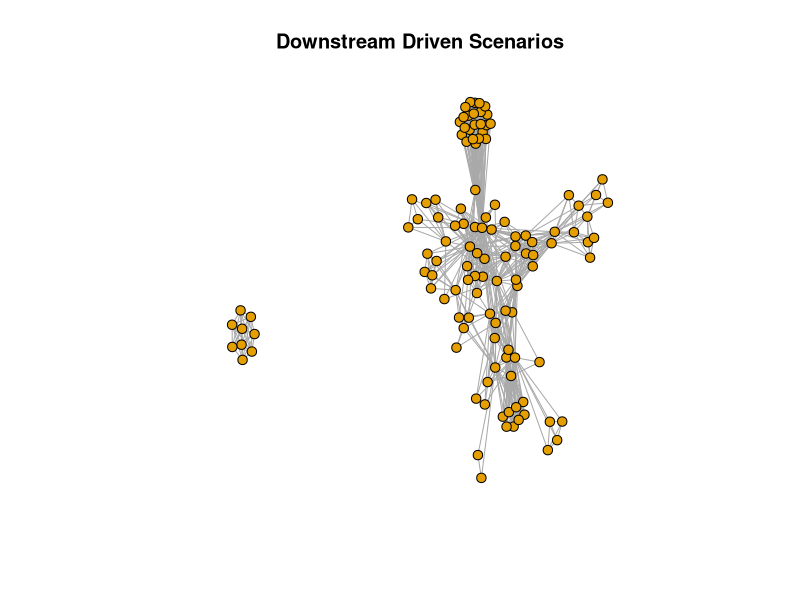
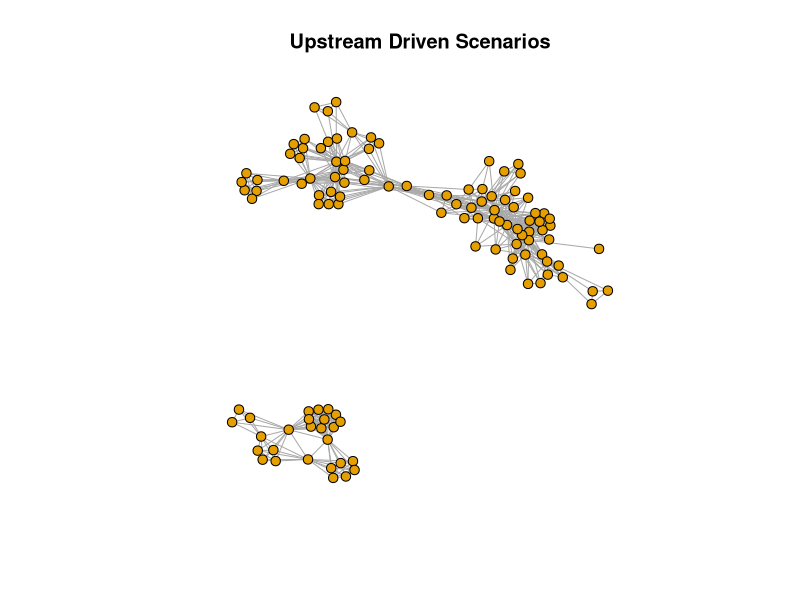
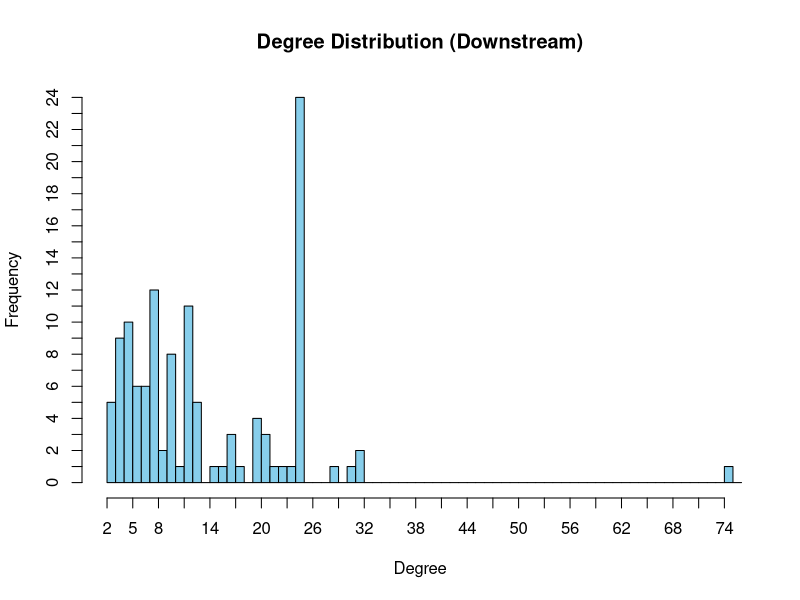
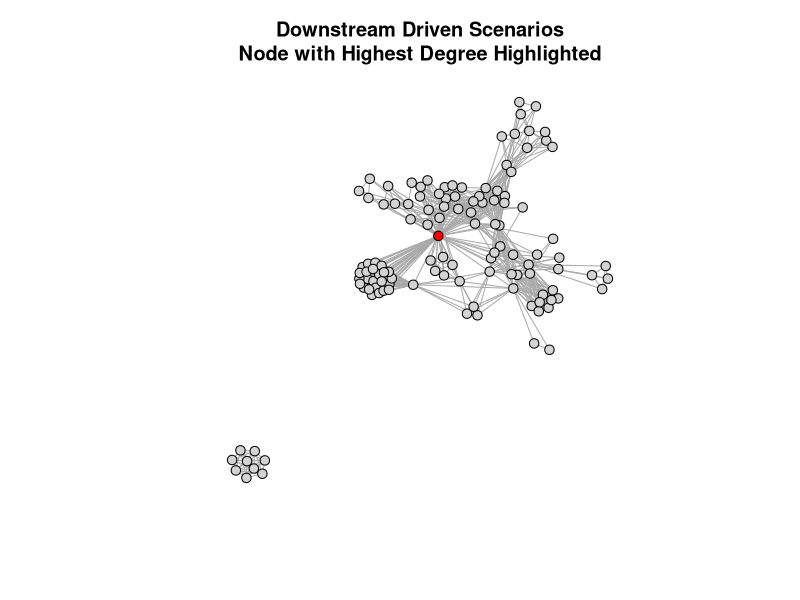
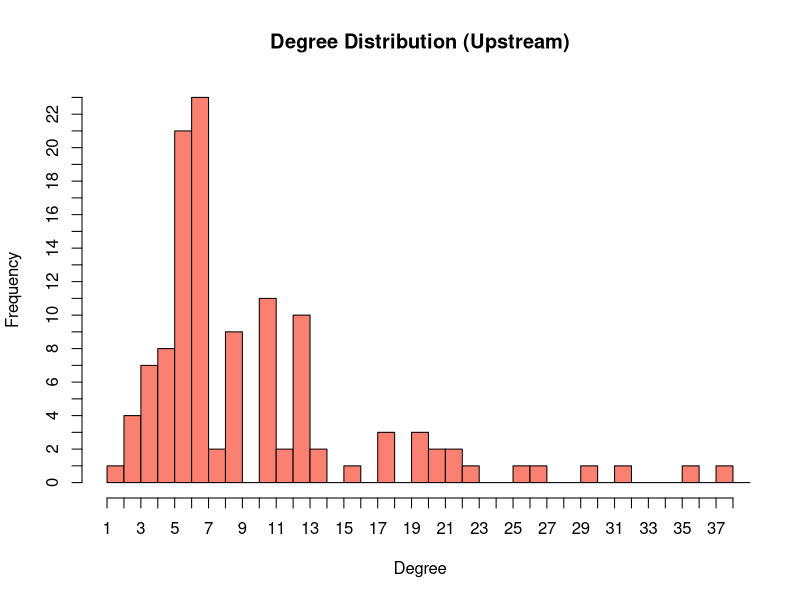

Write the R code that produced these figures, in order.
library(igraph)
#install.packages("rstudioapi")
library(rstudioapi)

# To set current directory as working directory:
setwd(dirname(rstudioapi::getActiveDocumentContext()$path))
getwd()
list.files()

# --- Downstream Driven Scenarios Graph ---

# Read the CSV file
df_ds <- read.csv("../data/downstream_driven.csv", stringsAsFactors = FALSE)

# Get unique usernames (nodes = developers)
nodes_ds <- unique(df_ds$username)

# Create edges with weights based on shared scenarios
# edge_weights will store the weight for each pair
edge_weights <- list()

scenarios <- unique(df_ds$scenario)

for (scenario in scenarios) {
  # Get all rows for this scenario
  scenario_data <- df_ds[df_ds$scenario == scenario, ]
  
  # Calculate involvement for each developer in this scenario
  # (sum of max_inv across all projects they appear in for this scenario)
  dev_involvement <- aggregate(max_inv ~ username, data = scenario_data, FUN = sum)
  
  # Get developers in this scenario
  devs <- unique(scenario_data$username)
  
  # Create edges between all pairs of developers in this scenario
  if (length(devs) > 1) {
    pairs <- combn(devs, 2)
    for (i in 1:ncol(pairs)) {
      dev1 <- pairs[1, i]
      dev2 <- pairs[2, i]
      
      # Get involvement values for both developers
      inv1 <- dev_involvement$max_inv[dev_involvement$username == dev1]
      inv2 <- dev_involvement$max_inv[dev_involvement$username == dev2]
      
      # Calculate scenario weight as average of their involvements
      scenario_weight <- mean(c(inv1, inv2))
      
      # Create edge key (sorted to avoid duplicates)
      edge_key <- paste(sort(c(dev1, dev2)), collapse = "_")
      
      # Add to cumulative weight
      if (is.null(edge_weights[[edge_key]])) {
        edge_weights[[edge_key]] <- scenario_weight
      } else {
        edge_weights[[edge_key]] <- edge_weights[[edge_key]] + scenario_weight
      }
    }
  }
}

# Convert edge_weights list to edge_list dataframe
edge_list <- data.frame(
  from = character(),
  to = character(),
  weight = numeric(),
  stringsAsFactors = FALSE
)

for (edge_key in names(edge_weights)) {
  devs <- strsplit(edge_key, "_")[[1]]
  edge_list <- rbind(edge_list, data.frame(
    from = devs[1],
    to = devs[2],
    weight = edge_weights[[edge_key]],
    stringsAsFactors = FALSE
  ))
}

# Create the graph
g_ds <- graph_from_data_frame(d = edge_list, vertices = nodes_ds, directed = FALSE)

# Add inverse weight as edge attribute (for distance-based metrics)
E(g_ds)$inv_weight <- 1 / E(g_ds)$weight

cat("\n--- Downstream Driven Graph Metrics ---\n")
# Print graph summary
print(paste("Number of nodes (downstream):", vcount(g_ds)))
print(paste("Number of edges (downstream):", ecount(g_ds)))
print(paste("Edge weight range (downstream):", min(E(g_ds)$weight), "to", max(E(g_ds)$weight)))
#print(g)


# Plot the graph
plot(g_ds, vertex.size=5, vertex.label=NA, edge.arrow.size=0.4, layout = layout_nicely(g_ds), main = "Downstream Driven Scenarios")

# --- Downstream Graph Metrics ---
# 1. Number of connected components
num_components_ds <- components(g_ds)$no
cat("Number of connected components:", num_components_ds, "\n")
# 2. Giant component size
giant_component_size_ds <- max(components(g_ds)$csize)
cat("Giant component size:", giant_component_size_ds, "\n")
# 3. Graph density
density_ds <- edge_density(g_ds)
cat("Graph density:", density_ds, "\n")
# 4. Average weighted degree
avg_weighted_degree_ds <- mean(strength(g_ds, weights=E(g_ds)$weight))
cat("Average weighted degree:", avg_weighted_degree_ds, "\n")

# --- Upstream Driven Scenarios Graph ---
# Read the upstream CSV file
df_up <- read.csv("../data/upstream_driven.csv", stringsAsFactors = FALSE)

# Get unique usernames (nodes = developers)
nodes_up <- unique(df_up$username)

# Create edges with weights based on shared scenarios
edge_weights_up <- list()

scenarios_up <- unique(df_up$scenario)

for (scenario in scenarios_up) {
  # Get all rows for this scenario
  scenario_data <- df_up[df_up$scenario == scenario, ]
  
  # Calculate involvement for each developer in this scenario
  dev_involvement <- aggregate(max_inv ~ username, data = scenario_data, FUN = sum)
  
  # Get developers in this scenario
  devs_up <- unique(scenario_data$username)
  
  # Create edges between all pairs of developers in this scenario
  if (length(devs_up) > 1) {
    pairs_up <- combn(devs_up, 2)
    for (i in 1:ncol(pairs_up)) {
      dev1 <- pairs_up[1, i]
      dev2 <- pairs_up[2, i]
      
      # Get involvement values for both developers
      inv1 <- dev_involvement$max_inv[dev_involvement$username == dev1]
      inv2 <- dev_involvement$max_inv[dev_involvement$username == dev2]
      
      # Calculate scenario weight as average of their involvements
      scenario_weight <- mean(c(inv1, inv2))
      
      # Create edge key (sorted to avoid duplicates)
      edge_key <- paste(sort(c(dev1, dev2)), collapse = "_")
      
      # Add to cumulative weight
      if (is.null(edge_weights_up[[edge_key]])) {
        edge_weights_up[[edge_key]] <- scenario_weight
      } else {
        edge_weights_up[[edge_key]] <- edge_weights_up[[edge_key]] + scenario_weight
      }
    }
  }
}

# Convert edge_weights list to edge_list dataframe
edge_list_up <- data.frame(
  from = character(),
  to = character(),
  weight = numeric(),
  stringsAsFactors = FALSE
)

for (edge_key in names(edge_weights_up)) {
  devs <- strsplit(edge_key, "_")[[1]]
  edge_list_up <- rbind(edge_list_up, data.frame(
    from = devs[1],
    to = devs[2],
    weight = edge_weights_up[[edge_key]],
    stringsAsFactors = FALSE
  ))
}

# Create the graph
g_up <- graph_from_data_frame(d = edge_list_up, vertices = nodes_up, directed = FALSE)

# Add inverse weight as edge attribute (for distance-based metrics)
E(g_up)$inv_weight <- 1 / E(g_up)$weight

cat("\n--- Upstream Driven Graph Metrics ---\n")
# Print graph summary
print(paste("Number of nodes (upstream):", vcount(g_up)))
print(paste("Number of edges (upstream):", ecount(g_up)))
print(paste("Edge weight range (upstream):", min(E(g_up)$weight), "to", max(E(g_up)$weight)))


# Plot the graph
plot(g_up, vertex.size=5, vertex.label=NA, edge.arrow.size=0.4, layout = layout_nicely(g_up), main = "Upstream Driven Scenarios")

# --- Upstream Graph Metrics ---
# 1. Number of connected components
num_components_up <- components(g_up)$no
cat("Number of connected components:", num_components_up, "\n")
# 2. Giant component size
giant_component_size_up <- max(components(g_up)$csize)
cat("Giant component size:", giant_component_size_up, "\n")
# 3. Graph density
density_up <- edge_density(g_up)
cat("Graph density:", density_up, "\n")
# 4. Average weighted degree
avg_weighted_degree_up <- mean(strength(g_up, weights=E(g_up)$weight))
cat("Average weighted degree:", avg_weighted_degree_up, "\n")

# --- Degree Distribution (Unweighted) ---
# Downstream Driven Graph
deg_ds <- degree(g_ds, mode = "all")
hist_ds <- hist(deg_ds, breaks = seq(min(deg_ds), max(deg_ds)+1, by=1),
               main = "Degree Distribution (Downstream)",
               xlab = "Degree", ylab = "Frequency", col = "skyblue",
               xaxt = "n", yaxt = "n", xlim = c(min(deg_ds), max(deg_ds)), ylim = c(0, max(tabulate(deg_ds+1))))
# Custom x and y axes with more ticks
axis(1, at = seq(min(deg_ds), max(deg_ds), by = max(1, floor((max(deg_ds)-min(deg_ds))/20))))
axis(2, at = seq(0, max(hist_ds$counts), by = max(1, floor(max(hist_ds$counts)/20))))

# --- Visualize Node with Highest Degree (Downstream) ---
max_deg_ds <- max(deg_ds)
node_max_deg_ds <- names(deg_ds)[which(deg_ds == max_deg_ds)]
cat("\nNode with highest degree (downstream):", node_max_deg_ds, "with degree", max_deg_ds, "\n")

# Highlight this node in the downstream-driven graph
vertex_colors <- rep("lightgray", vcount(g_ds))
vertex_colors[which(V(g_ds)$name == node_max_deg_ds)] <- "red"
plot(g_ds, vertex.size=5, vertex.label=NA, edge.arrow.size=0.4,
  layout = layout_nicely(g_ds), main = paste("Downstream Driven Scenarios\nNode with Highest Degree Highlighted"),
  vertex.color = vertex_colors)

# Upstream Driven Graph
deg_up <- degree(g_up, mode = "all")
hist_up <- hist(deg_up, breaks = seq(min(deg_up), max(deg_up)+1, by=1),
               main = "Degree Distribution (Upstream)",
               xlab = "Degree", ylab = "Frequency", col = "salmon",
               xaxt = "n", yaxt = "n", xlim = c(min(deg_up), max(deg_up)), ylim = c(0, max(tabulate(deg_up+1))))
# Custom x and y axes with more ticks
axis(1, at = seq(min(deg_up), max(deg_up), by = max(1, floor((max(deg_up)-min(deg_up))/20))))
axis(2, at = seq(0, max(hist_up$counts), by = max(1, floor(max(hist_up$counts)/20))))

# --- Average Path Length (using inverse weights as distances) ---
if (is_connected(g_ds)) {
  avg_path_length_ds <- mean_distance(g_ds, weights = E(g_ds)$inv_weight)
  cat("\nAverage path length (downstream, inv_weight):", avg_path_length_ds, "\n")
} else {
  cat("\nDownstream graph is not connected; computing average path length for the largest component.\n")
  comp_ds <- components(g_ds)
  giant_ds <- induced_subgraph(g_ds, which(comp_ds$membership == which.max(comp_ds$csize)))
  avg_path_length_ds <- mean_distance(giant_ds, weights = E(giant_ds)$inv_weight)
  cat("Average path length (downstream, inv_weight, giant component):", avg_path_length_ds, "\n")
}

if (is_connected(g_up)) {
  avg_path_length_up <- mean_distance(g_up, weights = E(g_up)$inv_weight)
  cat("Average path length (upstream, inv_weight):", avg_path_length_up, "\n")
} else {
  cat("Upstream graph is not connected; computing average path length for the largest component.\n")
  comp_up <- components(g_up)
  giant_up <- induced_subgraph(g_up, which(comp_up$membership == which.max(comp_up$csize)))
  avg_path_length_up <- mean_distance(giant_up, weights = E(giant_up)$inv_weight)
  cat("Average path length (upstream, inv_weight, giant component):", avg_path_length_up, "\n")
}
